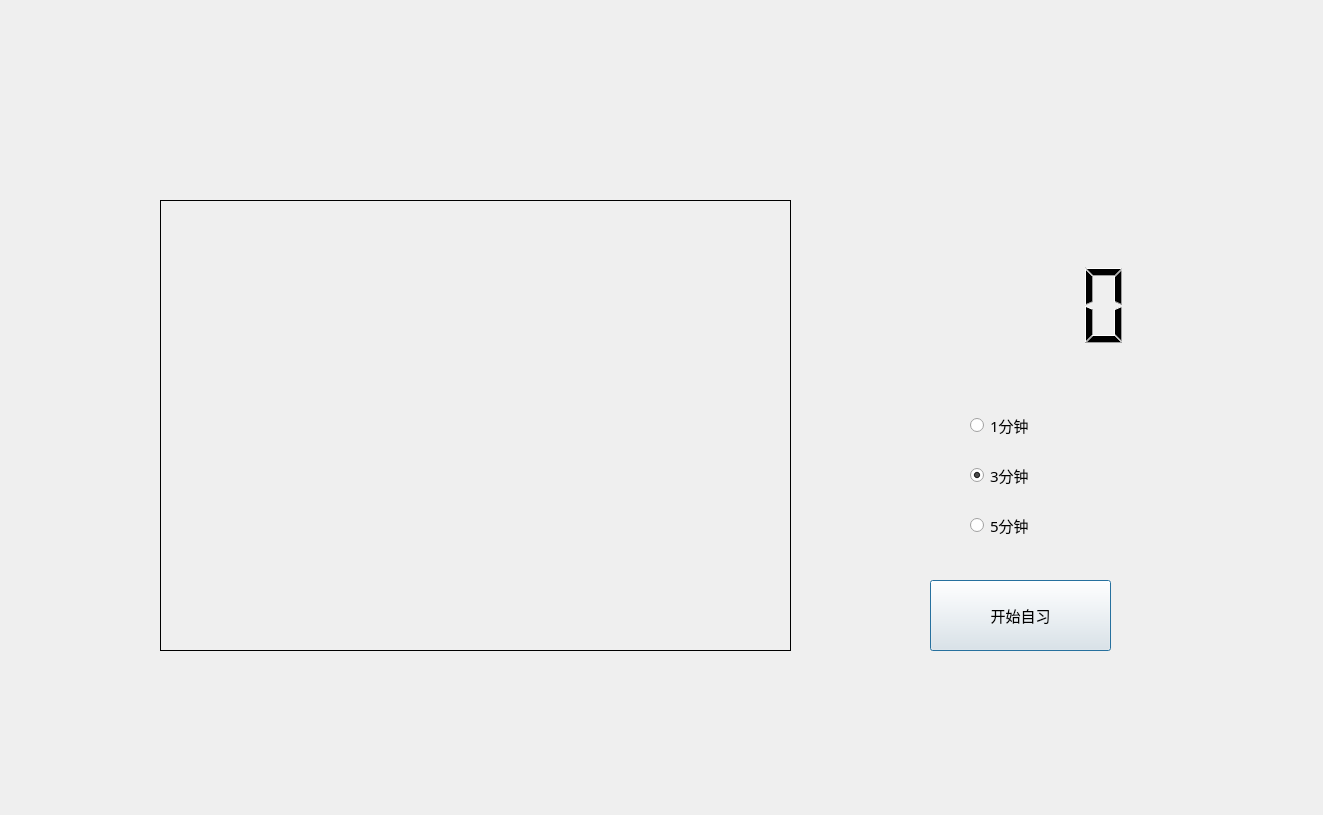
<?xml version="1.0" encoding="UTF-8"?>
<ui version="4.0">
 <class>Dialog</class>
 <widget class="QDialog" name="Dialog">
  <property name="geometry">
   <rect>
    <x>0</x>
    <y>0</y>
    <width>1323</width>
    <height>815</height>
   </rect>
  </property>
  <property name="font">
   <font>
    <family>微软雅黑</family>
   </font>
  </property>
  <property name="windowTitle">
   <string>Dialog</string>
  </property>
  <widget class="QLabel" name="camera_label">
   <property name="geometry">
    <rect>
     <x>160</x>
     <y>200</y>
     <width>631</width>
     <height>451</height>
    </rect>
   </property>
   <property name="frameShape">
    <enum>QFrame::Box</enum>
   </property>
   <property name="text">
    <string/>
   </property>
  </widget>
  <widget class="QLCDNumber" name="countdown_lcd">
   <property name="geometry">
    <rect>
     <x>880</x>
     <y>260</y>
     <width>271</width>
     <height>91</height>
    </rect>
   </property>
   <property name="frameShape">
    <enum>QFrame::NoFrame</enum>
   </property>
   <property name="digitCount">
    <number>5</number>
   </property>
  </widget>
  <widget class="QRadioButton" name="one_min_button">
   <property name="geometry">
    <rect>
     <x>970</x>
     <y>410</y>
     <width>131</width>
     <height>31</height>
    </rect>
   </property>
   <property name="font">
    <font>
     <family>微软雅黑</family>
     <pointsize>11</pointsize>
    </font>
   </property>
   <property name="text">
    <string>1分钟</string>
   </property>
   <property name="checked">
    <bool>false</bool>
   </property>
  </widget>
  <widget class="QRadioButton" name="three_min_button">
   <property name="geometry">
    <rect>
     <x>970</x>
     <y>460</y>
     <width>131</width>
     <height>31</height>
    </rect>
   </property>
   <property name="font">
    <font>
     <family>微软雅黑</family>
     <pointsize>11</pointsize>
    </font>
   </property>
   <property name="text">
    <string>3分钟</string>
   </property>
   <property name="checked">
    <bool>true</bool>
   </property>
  </widget>
  <widget class="QRadioButton" name="five_min_button">
   <property name="geometry">
    <rect>
     <x>970</x>
     <y>510</y>
     <width>131</width>
     <height>31</height>
    </rect>
   </property>
   <property name="font">
    <font>
     <family>微软雅黑</family>
     <pointsize>11</pointsize>
    </font>
   </property>
   <property name="text">
    <string>5分钟</string>
   </property>
  </widget>
  <widget class="QPushButton" name="action_button">
   <property name="geometry">
    <rect>
     <x>930</x>
     <y>580</y>
     <width>181</width>
     <height>71</height>
    </rect>
   </property>
   <property name="font">
    <font>
     <family>微软雅黑</family>
     <pointsize>11</pointsize>
    </font>
   </property>
   <property name="text">
    <string>开始自习</string>
   </property>
  </widget>
 </widget>
 <resources/>
 <connections/>
</ui>
